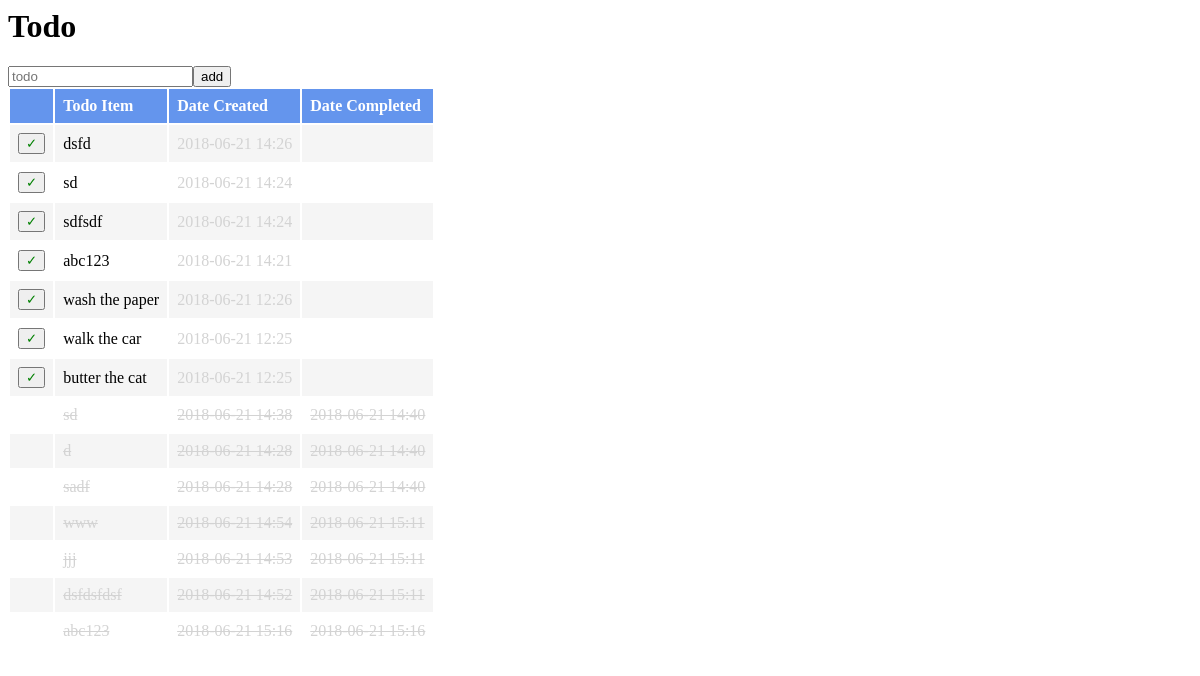
Screenshot of /todoappp/ with the database file from the repository.
### todoapp/models.py (models this page shows, shortened)
class TodoItem(models.Model):
    text = models.CharField(max_length=200)
    date_created = models.DateTimeField(default=timezone.now)
    date_completed = models.DateTimeField(null=True, blank=True)
    def completed(self):
        return self.date_completed is not None

### todoapp/views.py (the view)
# urls.py: path('', views.index, name='index')
def index(request):
    todo_items = TodoItem.objects.order_by('date_completed', '-date_created')
    context = {'todo_items': todo_items}
    return render(request, 'todoapp/index.html', context)

### todoapp/templates/todoapp/index.html (shortened to what this page needs)
<html>
    <head>
    </head>
    <body>
        <h1>Todo</h1>
        <table>
            <form action="{% url 'todoapp:index' %}" method="post">
                <input type="text" name="todo_text" value="" placeholder="todo" autofocus/>
                <input type="submit" value="add"/>
            </form>
            <tr>
                <th></th>
                <th>Todo Item</th>
                <th>Date Created</th>
                <th>Date Completed</th>
            </tr>
        {% for todo_item in todo_items %}
            <tr class="{% if todo_item.completed %}completed{% else %}uncompleted{% endif %}">
                <td>
                    {% if not todo_item.completed %}
                    <form action="{% url 'todoapp:complete_todo' %}" method="post">
                        <input type="submit" value="✓"/>
                    </form>
                    {% endif %}
                </td>
                <td>{{todo_item.text}}</td>
                <td>{{ todo_item.date_created|date:'Y-m-d H:i' }}</td>
                <td>{{ todo_item.date_completed|date:'Y-m-d H:i' }}</td>
            </tr>
        {% endfor %}
        </table>
    </body>
</html>

### todoapp/templates/todoapp/index.html (style rules this page uses)
td:nth-child(3) { color:lightgrey; }
td, th { padding:8px; text-align:left; vertical-align: middle; }
form { margin:0; }
th { color:white; background-color:cornflowerblue; }
tr:nth-child(even) { background-color:whitesmoke; }
tr:nth-child(odd) { background-color:white; }
.completed { text-decoration:line-through; color:lightgrey; }
.uncompleted input[type='submit'] { color:green; }

### rows the page displays
TodoItem: text "dsfd", date_created "2018-06-21 14:26"
TodoItem: text "sd", date_created "2018-06-21 14:24"
TodoItem: text "sdfsdf", date_created "2018-06-21 14:24"
TodoItem: text "abc123", date_created "2018-06-21 14:21"
TodoItem: text "wash the paper", date_created "2018-06-21 12:26"
TodoItem: text "walk the car", date_created "2018-06-21 12:25"
TodoItem: text "butter the cat", date_created "2018-06-21 12:25"
TodoItem: text "sd", date_created "2018-06-21 14:38", date_completed "2018-06-21 14:40"
TodoItem: text "d", date_created "2018-06-21 14:28", date_completed "2018-06-21 14:40"
TodoItem: text "sadf", date_created "2018-06-21 14:28", date_completed "2018-06-21 14:40"
TodoItem: text "www", date_created "2018-06-21 14:54", date_completed "2018-06-21 15:11"
TodoItem: text "jjj", date_created "2018-06-21 14:53", date_completed "2018-06-21 15:11"
TodoItem: text "dsfdsfdsf", date_created "2018-06-21 14:52", date_completed "2018-06-21 15:11"
TodoItem: text "abc123", date_created "2018-06-21 15:16", date_completed "2018-06-21 15:16"
